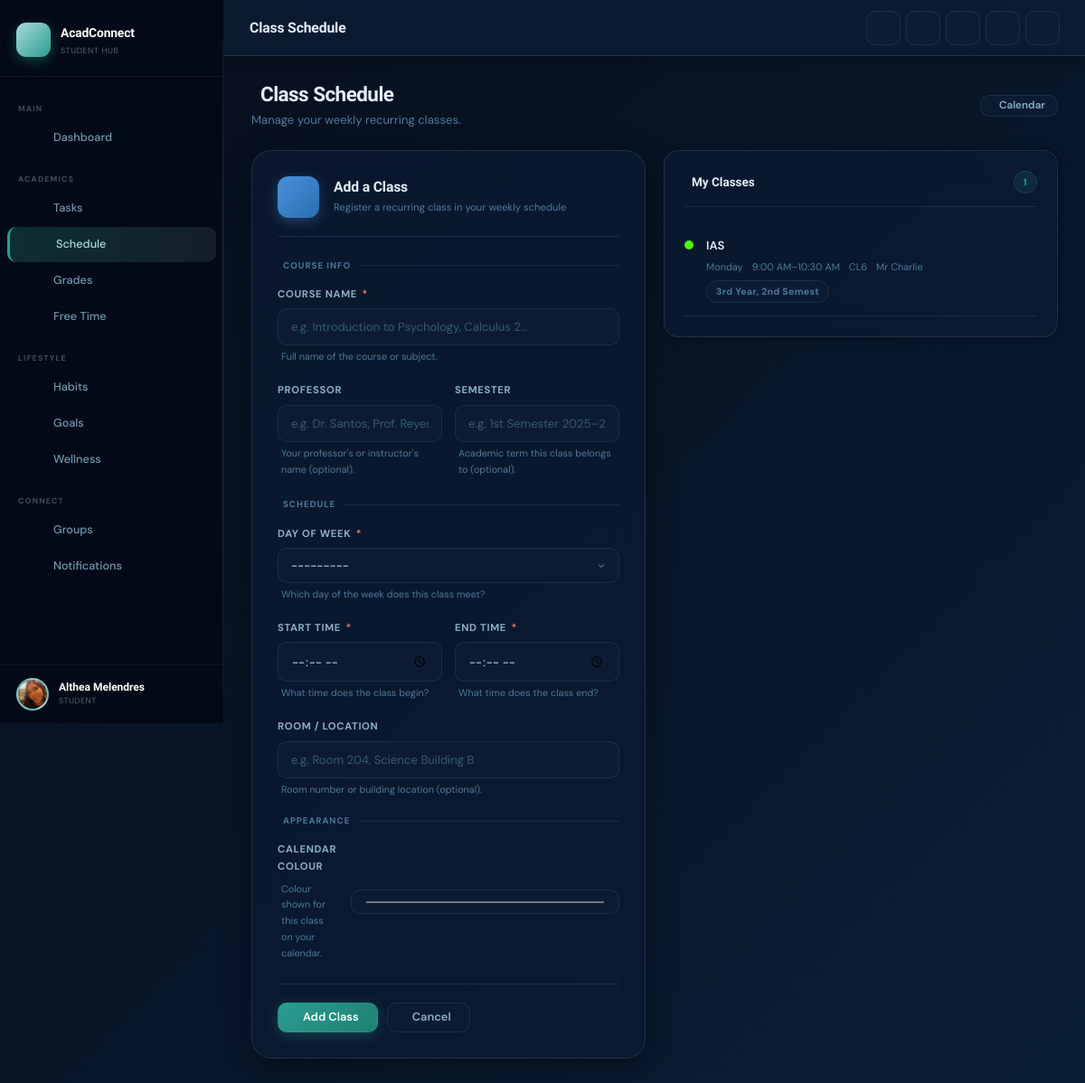
Screenshot of /schedule/classes/ (signed in) with the database file from the repository.
### apps/accounts/models.py (models this page shows, shortened)
class User(AbstractUser):
    ROLE_CHOICES = [
        ('student', 'Student'),
        ('professor', 'Professor'),
        ('admin', 'Admin'),
    ]
    role = models.CharField(max_length=20, choices=ROLE_CHOICES, default='student')
    profile_photo = models.ImageField(upload_to='profiles/', blank=True, null=True)
    bio = models.TextField(blank=True)
    semester = models.CharField(max_length=20, blank=True)
    gpa_threshold = models.FloatField(default=2.0, help_text="Alert if GPA falls below this value")
    stress_level = models.IntegerField(default=5, help_text="1-10 scale")
    dark_mode = models.BooleanField(default=False)
    is_email_verified = models.BooleanField(default=False)
    email = models.EmailField(unique=True, blank=False)
    @property
    def full_name(self):
        return f"{self.first_name} {self.last_name}".strip() or self.username

### apps/schedule/models.py (models this page shows, shortened)
class ClassSchedule(models.Model):
    DAY_CHOICES = [
        (0, 'Monday'), (1, 'Tuesday'), (2, 'Wednesday'),
        (3, 'Thursday'), (4, 'Friday'), (5, 'Saturday'), (6, 'Sunday'),
    ]
    user = models.ForeignKey(settings.AUTH_USER_MODEL, on_delete=models.CASCADE, related_name='class_schedules')
    course_name = models.CharField(max_length=100)
    day_of_week = models.IntegerField(choices=DAY_CHOICES)
    start_time = models.TimeField()
    end_time = models.TimeField()
    room = models.CharField(max_length=50, blank=True)
    professor = models.CharField(max_length=100, blank=True)
    semester = models.CharField(max_length=20, blank=True)
    color = models.CharField(max_length=7, default='#0D3B66')

### apps/schedule/views.py (the view)
# urls.py: path('classes/', views.class_schedule_view, name='classes'),
@login_required
def class_schedule_view(request):
    schedules = ClassSchedule.objects.filter(user=request.user).order_by('day_of_week', 'start_time')
    if request.method == 'POST':
        form = ClassScheduleForm(request.POST)
        if form.is_valid():
            cls = form.save(commit=False)
            cls.user = request.user
            cls.save()
            messages.success(request, f"Class '{cls.course_name}' added to your schedule!")
            return redirect('schedule:classes')
    else:
        form = ClassScheduleForm()
    return render(request, 'schedule/classes.html', {'schedules': schedules, 'form': form})

### templates/schedule/classes.html (shortened to what this page needs)
{% extends 'base.html' %}
{% block page_title %}Class Schedule{% endblock %}
{% block content %}
<div class="flex-between" style="margin-bottom:22px;">
  <div>
    <h2 class="page-title"> Class Schedule</h2>
    <p class="page-subtitle">Manage your weekly recurring classes.</p>
  </div>
  <a href="{% url 'schedule:calendar' %}" class="btn btn-secondary btn-sm">
     Calendar
  </a>
</div>
<div class="grid grid-2 gap-20" style="align-items:start;">
  <div class="form-card">
    <div class="form-card-header">
      <div class="form-card-icon icon-blue">
      </div>
      <div>
        <h3 class="form-card-title">Add a Class</h3>
        <p class="form-card-sub">Register a recurring class in your weekly schedule</p>
      </div>
    </div>
    <form method="post" novalidate>
      <div class="form-section">
        <div class="form-section-label"> Course Info</div>
        <div class="form-group">
          <label class="form-label" for="{{ form.course_name.id_for_label }}">
            Course Name <span class="required-dot">*</span>
          </label>
          {{ form.course_name }}
          <div class="form-hint"> {{ form.course_name.help_text }}</div>
        </div>
        <div class="grid grid-2" style="gap:14px;">
          <div class="form-group">
            <label class="form-label" for="{{ form.professor.id_for_label }}">Professor</label>
            {{ form.professor }}
            <div class="form-hint"> {{ form.professor.help_text }}</div>
          </div>
          <div class="form-group">
            <label class="form-label" for="{{ form.semester.id_for_label }}">Semester</label>
            {{ form.semester }}
            <div class="form-hint"> {{ form.semester.help_text }}</div>
          </div>
        </div>
      </div>
      <div class="form-section">
        <div class="form-section-label"> Schedule</div>
        <div class="form-group">
          <label class="form-label" for="{{ form.day_of_week.id_for_label }}">
            Day of Week <span class="required-dot">*</span>
          </label>
          {{ form.day_of_week }}
          <div class="form-hint"> {{ form.day_of_week.help_text }}</div>
        </div>
        <div class="grid grid-2" style="gap:14px;">
          <div class="form-group">
            <label class="form-label" for="{{ form.start_time.id_for_label }}">
              Start Time <span class="required-dot">*</span>
            </label>
            {{ form.start_time }}
            <div class="form-hint"> {{ form.start_time.help_text }}</div>
          </div>
          <div class="form-group">
            <label class="form-label" for="{{ form.end_time.id_for_label }}">
              End Time <span class="required-dot">*</span>
            </label>
            {{ form.end_time }}
            <div class="form-hint"> {{ form.end_time.help_text }}</div>
          </div>
        </div>
        <div class="form-group">
          <label class="form-label" for="{{ form.room.id_for_label }}">Room / Location</label>
          {{ form.room }}
          <div class="form-hint"> {{ form.room.help_text }}</div>
        </div>
      </div>
      <div class="form-section">
        <div class="form-section-label"> Appearance</div>
        <div class="form-group" style="display:flex;align-items:center;gap:16px;">
          <div style="flex:1;">
            <label class="form-label" for="{{ form.color.id_for_label }}">Calendar Colour</label>
            <div class="form-hint"> {{ form.color.help_text }}</div>
          </div>
          {{ form.color }}
        </div>
      </div>
      <div class="form-actions">
        <button type="submit" class="btn btn-primary" id="add-class-btn">
           Add Class
        </button>
        <a href="{% url 'schedule:calendar' %}" class="btn btn-secondary">
           Cancel
        </a>
      </div>
    </form>
  </div>
  <div class="card">
    <div class="card-header">
      <span class="card-title"> My Classes</span>
      <span class="badge badge-teal">{{ schedules|length }}</span>
    </div>
    {% for cls in schedules %}
    <div style="display:flex;align-items:flex-start;gap:14px;padding:14px 0;border-bottom:1px solid var(--border-color);">
      <div style="margin-top:5px;width:10px;height:10px;border-radius:50%;background:{{ cls.color|default:'var(--accent-teal)' }};flex-shrink:0;box-shadow:0 0 0 4px {{ cls.color|default:'rgba(42,157,143' }},0.12);"></div>
      <div style="flex:1;min-width:0;">
        <div style="font-weight:600;font-size:0.875rem;white-space:nowrap;overflow:hidden;text-overflow:ellipsis;">{{ cls.course_name }}</div>
        <div style="font-size:0.73rem;color:var(--text-muted);margin-top:3px;display:flex;gap:10px;flex-wrap:wrap;align-items:center;">
          <span> {{ cls.get_day_of_week_display }}</span>
          <span> {{ cls.start_time|time:"g:i A" }}–{{ cls.end_time|time:"g:i A" }}</span>
          {% if cls.room %}<span> {{ cls.room }}</span>{% endif %}
          {% if cls.professor %}<span> {{ cls.professor }}</span>{% endif %}
        </div>
        {% if cls.semester %}
        <div style="margin-top:5px;"><span class="badge badge-gray">{{ cls.semester }}</span></div>
        {% endif %}
      </div>
    </div>
    {% endfor %}
  </div>
</div>
{% endblock %}

### templates/base.html (shortened to what this page needs)
{% load static %}
<!DOCTYPE html>
<html lang="en"
  data-theme="{% if request.user.is_authenticated and request.user.dark_mode %}dark{% else %}light{% endif %}">
<head>
  <link rel="stylesheet" href="{% static 'css/main.css' %}">
  <link rel="stylesheet" href="{% static 'css/features.css' %}">
  <link rel="stylesheet" href="https://cdn.jsdelivr.net/npm/@phosphor-icons/web@2.1.1/src/regular/style.css">
  <link href="https://cdn.jsdelivr.net/npm/fullcalendar@6.1.10/index.global.min.css" rel="stylesheet">
</head>
<body>
  {% if request.user.is_authenticated %}
  <div class="app-wrapper">
    <aside class="sidebar" id="app-sidebar">
      <div class="sidebar-header">
        <a href="{% url 'dashboard:home' %}" class="sidebar-brand">
          <div class="brand-icon"></div>
          <div>
            <span class="brand-name">AcadConnect</span>
            <span class="brand-sub">Student Hub</span>
          </div>
        </a>
      </div>
      <nav class="sidebar-nav">
        <div class="nav-section-label">Main</div>
        <a href="{% url 'dashboard:home' %}"
          class="nav-link {% if request.resolver_match.namespace == 'dashboard' %}active{% endif %}">
          <span>Dashboard</span>
        </a>
        <div class="nav-section-label">Academics</div>
        <a href="{% url 'tasks:list' %}"
          class="nav-link {% if request.resolver_match.namespace == 'tasks' %}active{% endif %}">
          <span>Tasks</span>
        </a>
        <a href="{% url 'schedule:calendar' %}"
          class="nav-link {% if request.resolver_match.namespace == 'schedule' and request.resolver_match.url_name != 'free_time' %}active{% endif %}">
          <span>Schedule</span>
        </a>
        <a href="{% url 'grades:dashboard' %}"
          class="nav-link {% if request.resolver_match.namespace == 'grades' %}active{% endif %}">
          <span>Grades</span>
        </a>
        <a href="{% url 'schedule:free_time' %}"
          class="nav-link {% if request.resolver_match.namespace == 'schedule' and request.resolver_match.url_name == 'free_time' %}active{% endif %}">
          <span>Free Time</span>
        </a>
        <div class="nav-section-label">Lifestyle</div>
        <a href="{% url 'habits:habits' %}"
          class="nav-link {% if request.resolver_match.namespace == 'habits' and request.resolver_match.url_name == 'habits' %}active{% endif %}">
          <span>Habits</span>
        </a>
        <a href="{% url 'habits:goals' %}"
          class="nav-link {% if request.resolver_match.namespace == 'habits' and request.resolver_match.url_name != 'habits' %}active{% endif %}">
          <span>Goals</span>
        </a>
        <a href="{% url 'wellness:hub' %}"
          class="nav-link {% if request.resolver_match.namespace == 'wellness' %}active{% endif %}">
          <span>Wellness</span>
        </a>
        <div class="nav-section-label">Connect</div>
        <a href="{% url 'collaboration:list' %}"
          class="nav-link {% if request.resolver_match.namespace == 'collaboration' %}active{% endif %}">
          <span>Groups</span>
        </a>
        <a href="{% url 'notifications:center' %}"
          class="nav-link {% if request.resolver_match.namespace == 'notifications' %}active{% endif %}">
          <span>Notifications</span>
        </a>
      </nav>
      <div class="sidebar-footer">
        <div class="user-mini">
          <div class="user-avt">
            {% if request.user.profile_photo %}
            <img src="{{ request.user.profile_photo.url }}" alt="{{ request.user.username }}">
            {% else %}
            {{ request.user.username|first|upper }}
            {% endif %}
          </div>
          <div>
            <div class="user-name">{{ request.user.full_name }}</div>
            <div class="user-role">{{ request.user.get_role_display }}</div>
          </div>
        </div>
      </div>
    </aside>
    <div class="main-content">
      <header class="topbar">
        <div class="topbar-left">
          <span class="topbar-title">{% block page_title %}Dashboard{% endblock %}</span>
        </div>
        <div class="topbar-actions">
          <a href="{% url 'tasks:create' %}" class="topbar-btn" title="Add Task">
          </a>
          <a href="{% url 'notifications:center' %}" class="topbar-btn" title="Notifications">
          </a>
          <button class="topbar-btn" id="theme-toggle-btn" title="Toggle theme" aria-label="Toggle dark/light mode">
          </button>
          <a href="{% url 'accounts:profile' %}" class="topbar-btn" title="Profile">
          </a>
          <a href="{% url 'accounts:logout' %}" class="topbar-btn" title="Logout">
          </a>
        </div>
      </header>
      <main class="page-content fade-in">
        {% block content %}{% endblock %}
      </main>
    </div>
  </div>
  {% else %}
  {% block auth_content %}{% endblock %}
  {% endif %}
</body>
</html>

### static/css/features.css (style rules this page uses)
:root { --lp-text: rgba(200,224,239,0.88); --lp-text-muted: rgba(200,224,239,0.55); --lp-text-faint: rgba(200,224,239,0.35); --lp-heading: #ffffff; --lp-eyebrow: #2A9D8F; --lp-border: rgba(168,218,220,0.18); --lp-border-hover: rgba(168,218,220,0.45); --lp-surface: rgba(255,255,255,0.04); --lp-surface-hover: rgba(168,218,220,0.08); --lp-card-bg: rgba(10,20,40,0.85); --lp-nav-scrolled: rgba(10,14,26,0.88); --lp-nav-border: rgba(168,218,220,0.12); --lp-mobile-bg: rgba(10,14,26,0.97); --lp-stats-bg: rgba(255,255,255,0.05); --lp-section-dark: rgba(0,0,0,0.25); --lp-section-alt: rgba(13,59,102,0.2); --lp-pill-bg: rgba(168,218,220,0.08); --lp-pill-hover: rgba(168,218,220,0.18); --lp-pill-icon: #A8DADC; --lp-pill-text: rgba(200,224,239,0.88); --lp-pill-hint: rgba(168,218,220,0.4); --lp-footer-bg: rgba(7,13,24,0.95); --lp-footer-text: rgba(200,224,239,0.5); --lp-footer-muted: rgba(200,224,239,0.3); --lp-footer-border: rgba(168,218,220,0.1); --lp-step-bg: rgba(255,255,255,0.04); --lp-step-hover: rgba(168,218,220,0.07); --lp-step-num: rgba(168,218,220,0.1); --lp-step-text: rgba(200,224,239,0.6); --lp-trust-bg: rgba(255,255,255,0.05); --lp-trust-hover: rgba(168,218,220,0.08); --lp-trust-text: rgba(200,224,239,0.6); --lp-vc-task-color: rgba(200,224,239,0.8); --lp-vc-bar-bg: rgba(168,218,220,0.1); --lp-ghost-border: rgba(168,218,220,0.3); --lp-ghost-color: rgba(200,224,239,0.85); --lp-ghost-hover: rgba(168,218,220,0.08); --lp-hamburger: rgba(200,224,239,0.8); }

### rows the page displays
User: user.profile_photo (picture), user.full_name "Althea Melendres", user.role "STUDENT"
ClassSchedule: course_name "IAS", day_of_week "Monday", start_time "9:00 AM", end_time "10:30 AM", room "CL6", professor "Mr Charlie", semester "3rd Year, 2nd Semest"

### other values shown
{{ schedules|length }} "1"
